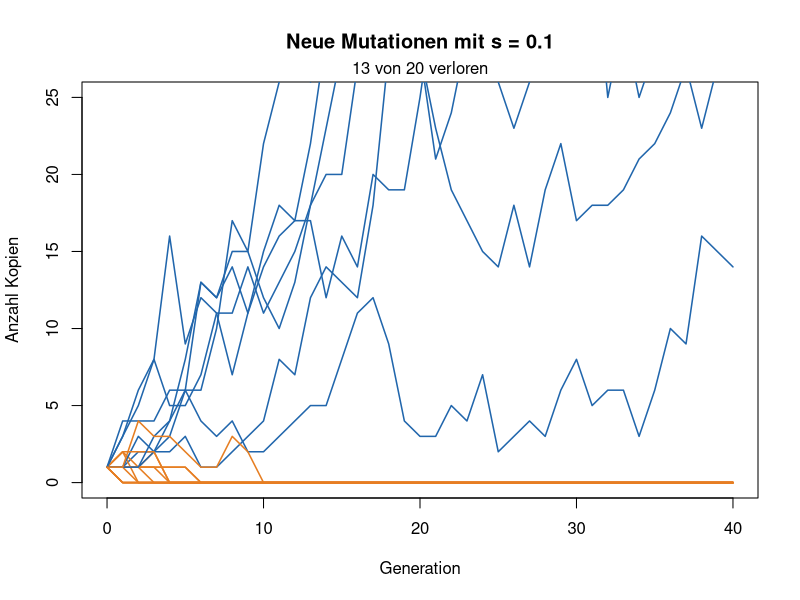
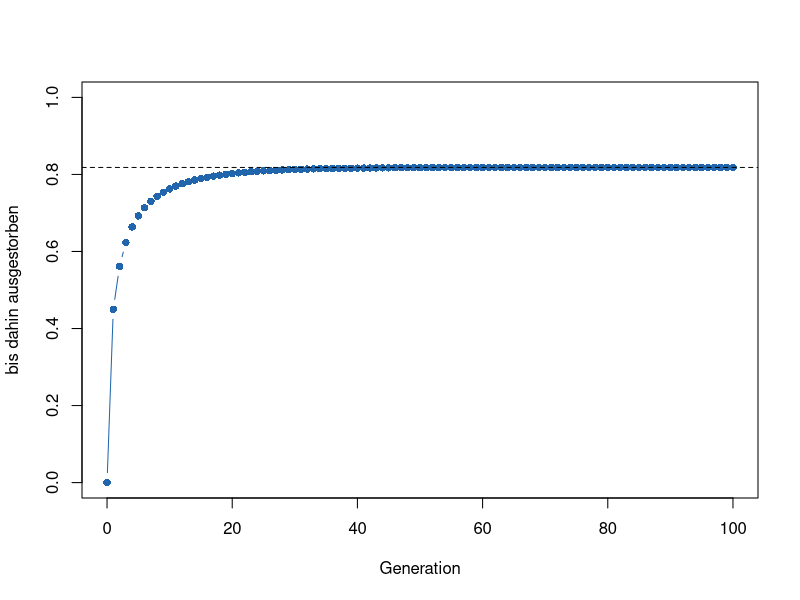
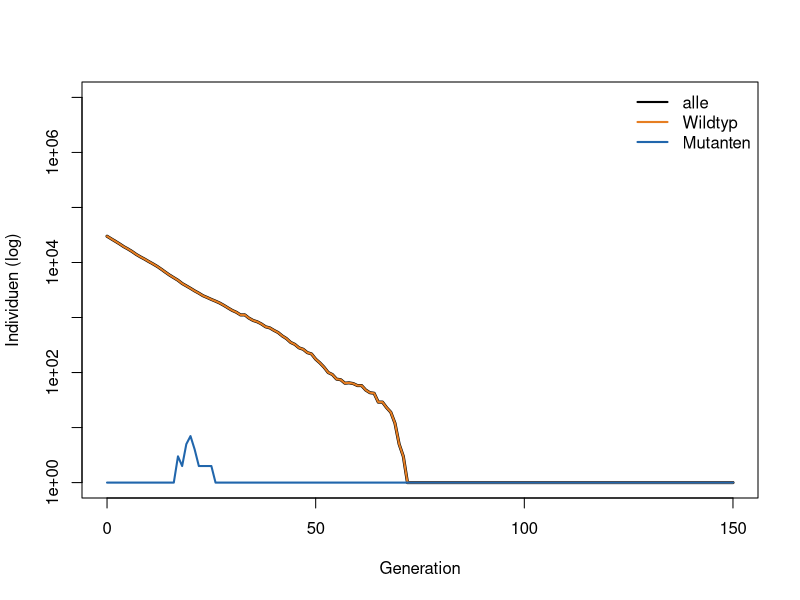
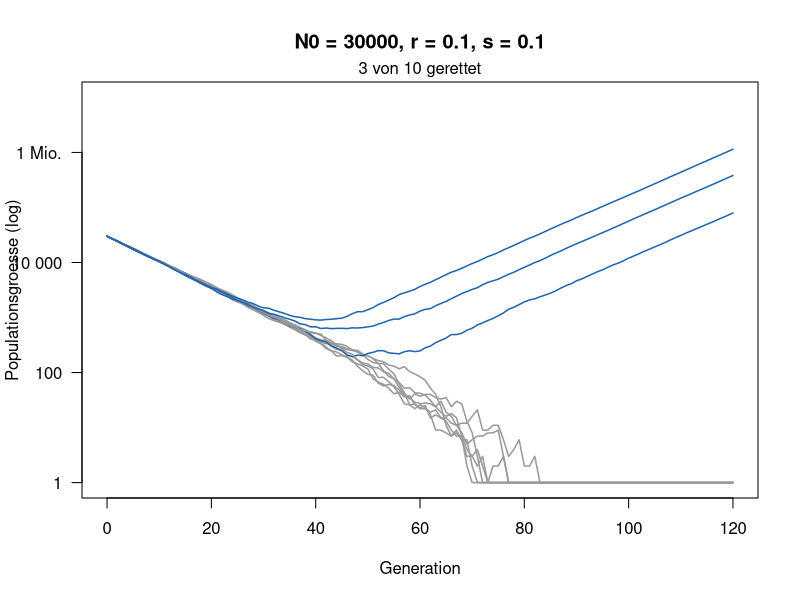
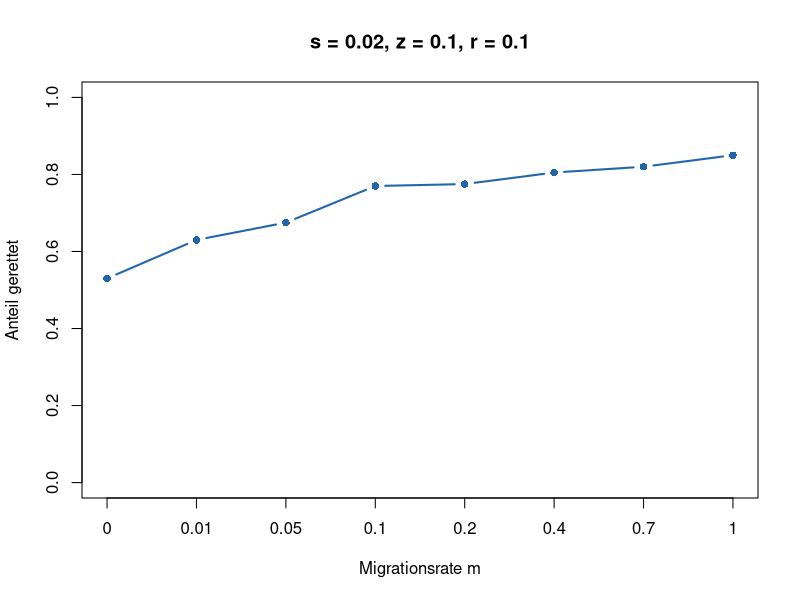
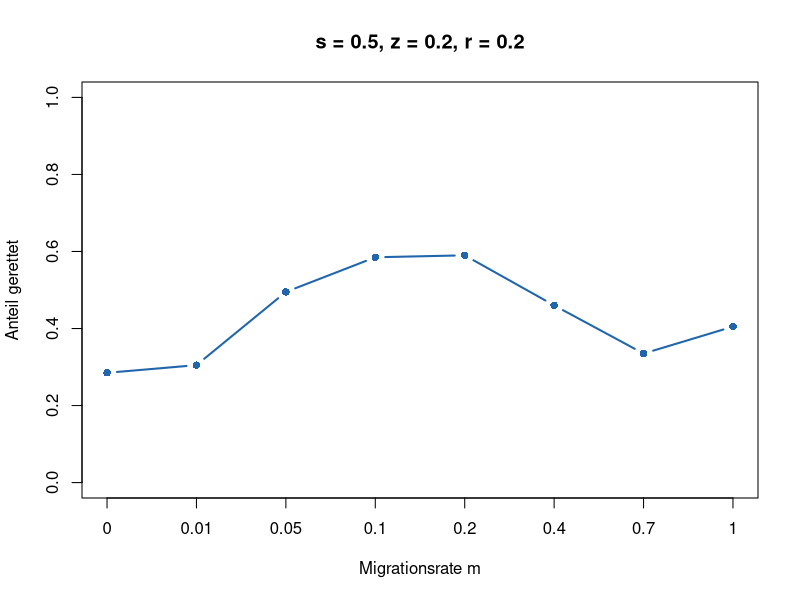

Write the R code that produced these figures, in order.
## ---- chunk 1
#| code-fold: true
#| code-summary: "Hilfsfunktionen (nicht verändern)"
# Eine Mutation über die Zeit: jede Kopie hat im Mittel 1 + s Nachkommen
linie <- function(s, generationen = 40) {
  n <- numeric(generationen + 1)
  n[1] <- 1
  for (t in seq_len(generationen)) n[t + 1] <- rpois(1, n[t] * (1 + s))
  n
}

zeige_linien <- function(s, anzahl = 20) {
  plot(NA, xlim = c(0, 40), ylim = c(0, 25), xlab = "Generation",
       ylab = "Anzahl Kopien", main = paste("Neue Mutationen mit s =", s))
  verloren <- 0
  for (i in seq_len(anzahl)) {
    n <- linie(s)
    weg <- n[41] == 0
    verloren <- verloren + weg
    lines(0:40, n, col = if (weg) "#e67e22" else "#2166ac", lwd = 1.5)
  }
  mtext(paste(verloren, "von", anzahl, "verloren"), side = 3, line = 0.2)
}

# 1 = etabliert (100 Kopien erreicht), 0 = verloren
schicksal <- function(s, grenze = 100) {
  n <- 1
  while (n > 0 && n < grenze) n <- rpois(1, n * (1 + s))
  as.numeric(n >= grenze)
}

schaetze_etablierung <- function(s, wiederholungen = 2000) {
  mean(replicate(wiederholungen, schicksal(s)))
}

# Eine schrumpfende Population: Wildtyp (1 - r), Mutanten (1 + s)
rettung_lauf <- function(N0, r, s, U = 1e-5, generationen = 120) {
  wt <- N0; mut <- 0
  N <- numeric(generationen + 1); N[1] <- N0
  for (t in seq_len(generationen)) {
    neu <- rbinom(1, wt, U)
    wt <- rpois(1, wt * (1 - r))
    mut <- min(rpois(1, mut * (1 + s)) + neu, 1e7)
    N[t + 1] <- wt + mut
  }
  N
}

zeige_rettung <- function(N0, r, s, anzahl = 10) {
  plot(NA, xlim = c(0, 120), ylim = c(1, 1e7), log = "y", xlab = "Generation",
       ylab = "Populationsgroesse (log)", yaxt = "n",
       main = paste0("N0 = ", N0, ", r = ", r, ", s = ", s))
  axis(2, at = 10^c(0, 2, 4, 6), labels = c("1", "100", "10 000", "1 Mio."), las = 1)
  gerettet <- 0
  for (i in seq_len(anzahl)) {
    N <- rettung_lauf(N0, r, s)
    ok <- N[121] > 0
    gerettet <- gerettet + ok
    lines(0:120, pmax(N, 1), col = if (ok) "#2166ac" else "grey60", lwd = 1.5)
  }
  mtext(paste(gerettet, "von", anzahl, "gerettet"), side = 3, line = 0.2)
}

# 1 = gerettet (1000 Mutanten), 0 = ausgestorben
rettung <- function(N0, r, s, U = 1e-5, grenze = 1000) {
  wt <- N0; mut <- 0
  repeat {
    neu <- rbinom(1, wt, U)
    wt <- rpois(1, wt * (1 - r))
    mut <- rpois(1, mut * (1 + s)) + neu
    if (mut >= grenze) return(1)
    if (wt + mut == 0) return(0)
  }
}

schaetze_rettung <- function(N0, r, s, wiederholungen = 300) {
  mean(replicate(wiederholungen, rettung(N0, r, s)))
}

# Näherung (Orr & Unckless 2014)
formel <- function(N0, r, s, U = 1e-5) round(1 - exp(-2 * N0 * U * s / r), 2)
## ---- chunk 2
#| fig-height: 4.4
#| fig-width: 7.5
zeige_linien(s = 0.1)   # hier s ändern
## ---- chunk 3
schaetze_etablierung(s = 0.1)   # hier s ändern
2 * 0.1                         # Faustregel
## ---- chunk 4
#| fig-height: 4
#| fig-width: 7.5
s <- 0.1                # Vorteil der Mutante
a <- (1 - s) / 2        # Chance auf 0 Nachkommen (Spielzeugmodell: 0 oder 2)
q <- numeric(101)       # q[t + 1]: Linie bis Generation t ausgestorben
q[1] <- 0               # am Anfang lebt sie
for (t in 1:100) {
  q[t + 1] <- a + (1 - a) * q[t]^2
}

plot(0:100, q, type = "b", pch = 16, col = "#2166ac", ylim = c(0, 1),
     xlab = "Generation", ylab = "bis dahin ausgestorben")
abline(h = (1 - s) / (1 + s), lty = 2)   # Lösung der Gleichung

1 - q[101]         # Etablierung nach der Rechnung
2 * s / (1 + s)    # Formel aus der Vorlesung
## ---- chunk 5
#| fig-height: 4.4
#| fig-width: 7.5
N0 <- 30000   # Startgrösse
r  <- 0.1     # Rückgang des Wildtyps pro Generation
s  <- 0.1     # Vorteil der Mutante
U  <- 1e-5    # Mutationsrate
generationen <- 150

# 1. Zustand: ein Platz pro Generation
wt  <- numeric(generationen + 1)
mut <- numeric(generationen + 1)
wt[1]  <- N0
mut[1] <- 0

# 2. und 3.: eine Generation, viele Male
for (t in 1:generationen) {
  neu        <- rbinom(1, wt[t], U)                # neue Mutanten unter den Wildtypen
  wt[t + 1]  <- rpois(1, wt[t] * (1 - r))          # Wildtyp: im Mittel 1 - r Nachkommen
  mut[t + 1] <- rpois(1, mut[t] * (1 + s)) + neu   # Mutanten: im Mittel 1 + s Nachkommen
}

plot(0:generationen, pmax(wt + mut, 1), type = "l", lwd = 3, log = "y",
     xlab = "Generation", ylab = "Individuen (log)", ylim = c(1, 1e7))
lines(0:generationen, pmax(wt, 1),  col = "#e67e22", lwd = 2)
lines(0:generationen, pmax(mut, 1), col = "#2166ac", lwd = 2)
legend("topright", c("alle", "Wildtyp", "Mutanten"), col = c("black", "#e67e22", "#2166ac"),
       lwd = 2, bty = "n")

which(mut > 0)[1] - 1   # in welcher Generation gibt es zum ersten Mal Mutanten?
## ---- chunk 6
ein_lauf <- function(N0, r, s, U = 1e-5) {
  wt <- N0
  mut <- 0
  while (wt + mut > 0 && mut < 1000) {   # solange nicht ausgestorben und nicht gerettet
    neu <- rbinom(1, wt, U)
    wt  <- rpois(1, wt * (1 - r))
    mut <- rpois(1, mut * (1 + s)) + neu
  }
  as.numeric(mut >= 1000)   # 1 = gerettet, 0 = ausgestorben
}

ergebnisse <- replicate(200, ein_lauf(N0 = 30000, r = 0.1, s = 0.1))
sum(ergebnisse)    # wie viele von 200 gerettet?
mean(ergebnisse)   # Anteil: Schätzung der Wahrscheinlichkeit
## ---- chunk 7
#| fig-height: 4.6
#| fig-width: 7.5
zeige_rettung(N0 = 30000, r = 0.1, s = 0.1)   # hier N0 oder r ändern
## ---- chunk 8
schaetze_rettung(N0 = 30000, r = 0.1, s = 0.1)   # hier ändern
formel(N0 = 30000, r = 0.1, s = 0.1)             # gleich ändern
## ---- chunk 9
zwei_orte <- function(m, s, z, r, K = 5000, theta = 100, U = 2e-5, grenze = 500) {
  wt  <- c(K, K)   # Wildtyp in Ort 1 und Ort 2
  mut <- c(0, 0)   # Mutanten in Ort 1 und Ort 2
  for (t in 1:1000) {
    schlecht <- c(TRUE, t > theta)
    wt  <- rpois(2, wt * ifelse(schlecht, 1 - r, 1))
    if (!schlecht[2]) wt[2] <- K                  # Zuflucht bleibt voll
    neu <- rbinom(2, wt, U)                       # neue Mutanten
    mut <- rpois(2, mut * ifelse(schlecht, 1 + z, 1 - s)) + neu
    weg_wt  <- rbinom(2, wt,  m / 2)              # Migration
    weg_mut <- rbinom(2, mut, m / 2)
    wt  <- wt  - weg_wt  + rev(weg_wt)
    mut <- mut - weg_mut + rev(weg_mut)
    if (sum(mut) >= grenze) return(1)             # gerettet
    if (sum(wt) + sum(mut) == 0) return(0)        # ausgestorben
  }
  0
}
## ---- chunk 10
#| code-fold: true
#| code-summary: "Abbildung (nicht verändern)"
zeige_migration <- function(s, z, r, wiederholungen = 200) {
  m_werte <- c(0, 0.01, 0.05, 0.1, 0.2, 0.4, 0.7, 1)
  p <- sapply(m_werte, function(m) mean(replicate(wiederholungen, zwei_orte(m, s, z, r))))
  plot(seq_along(m_werte), p, type = "b", pch = 16, lwd = 2, col = "#2166ac",
       ylim = c(0, 1), xaxt = "n", xlab = "Migrationsrate m", ylab = "Anteil gerettet",
       main = paste0("s = ", s, ", z = ", z, ", r = ", r))
  axis(1, at = seq_along(m_werte), labels = m_werte)
  invisible(data.frame(m = m_werte, gerettet = p))
}
## ---- chunk 11
#| fig-height: 4
#| fig-width: 7.5
set.seed(1)
zeige_migration(s = 0.02, z = 0.1, r = 0.1)   # billige Mutante
## ---- chunk 12
#| fig-height: 4
#| fig-width: 7.5
set.seed(1)
zeige_migration(s = 0.5, z = 0.2, r = 0.2)    # teure Mutante: bitte s ändern
